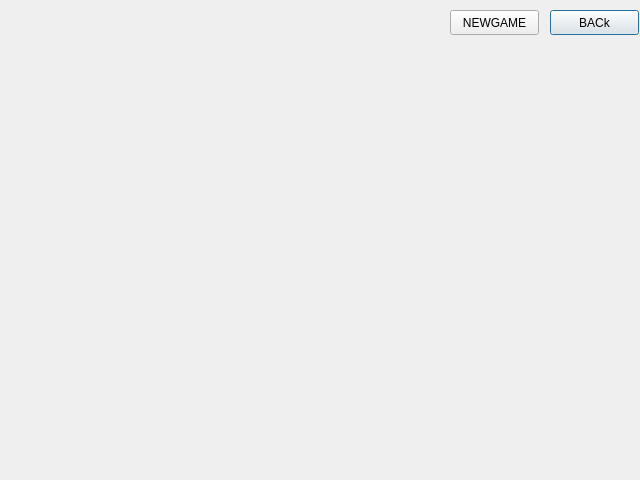
<?xml version="1.0" encoding="UTF-8"?>
<ui version="4.0">
 <class>Game</class>
 <widget class="QDialog" name="Game">
  <property name="geometry">
   <rect>
    <x>0</x>
    <y>0</y>
    <width>640</width>
    <height>480</height>
   </rect>
  </property>
  <property name="windowTitle">
   <string>Dialog</string>
  </property>
  <widget class="QWidget" name="deck1" native="true">
   <property name="geometry">
    <rect>
     <x>10</x>
     <y>10</y>
     <width>61</width>
     <height>91</height>
    </rect>
   </property>
  </widget>
  <widget class="QWidget" name="deck2" native="true">
   <property name="geometry">
    <rect>
     <x>90</x>
     <y>10</y>
     <width>61</width>
     <height>91</height>
    </rect>
   </property>
  </widget>
  <widget class="QWidget" name="deck4" native="true">
   <property name="geometry">
    <rect>
     <x>100</x>
     <y>10</y>
     <width>61</width>
     <height>91</height>
    </rect>
   </property>
  </widget>
  <widget class="QWidget" name="deck3" native="true">
   <property name="geometry">
    <rect>
     <x>110</x>
     <y>10</y>
     <width>61</width>
     <height>91</height>
    </rect>
   </property>
  </widget>
  <widget class="QWidget" name="dia" native="true">
   <property name="geometry">
    <rect>
     <x>380</x>
     <y>40</y>
     <width>61</width>
     <height>91</height>
    </rect>
   </property>
  </widget>
  <widget class="QWidget" name="clob" native="true">
   <property name="geometry">
    <rect>
     <x>450</x>
     <y>40</y>
     <width>61</width>
     <height>91</height>
    </rect>
   </property>
  </widget>
  <widget class="QWidget" name="sp" native="true">
   <property name="geometry">
    <rect>
     <x>520</x>
     <y>40</y>
     <width>61</width>
     <height>91</height>
    </rect>
   </property>
  </widget>
  <widget class="QWidget" name="hart" native="true">
   <property name="geometry">
    <rect>
     <x>310</x>
     <y>40</y>
     <width>61</width>
     <height>91</height>
    </rect>
   </property>
  </widget>
  <widget class="QWidget" name="deck5" native="true">
   <property name="geometry">
    <rect>
     <x>30</x>
     <y>170</y>
     <width>61</width>
     <height>91</height>
    </rect>
   </property>
  </widget>
  <widget class="QWidget" name="deck6" native="true">
   <property name="geometry">
    <rect>
     <x>100</x>
     <y>170</y>
     <width>61</width>
     <height>91</height>
    </rect>
   </property>
  </widget>
  <widget class="QWidget" name="deck8" native="true">
   <property name="geometry">
    <rect>
     <x>170</x>
     <y>170</y>
     <width>61</width>
     <height>91</height>
    </rect>
   </property>
  </widget>
  <widget class="QWidget" name="deck11" native="true">
   <property name="geometry">
    <rect>
     <x>240</x>
     <y>170</y>
     <width>61</width>
     <height>91</height>
    </rect>
   </property>
  </widget>
  <widget class="QWidget" name="deck15" native="true">
   <property name="geometry">
    <rect>
     <x>310</x>
     <y>170</y>
     <width>61</width>
     <height>91</height>
    </rect>
   </property>
  </widget>
  <widget class="QWidget" name="deck20" native="true">
   <property name="geometry">
    <rect>
     <x>380</x>
     <y>170</y>
     <width>61</width>
     <height>91</height>
    </rect>
   </property>
  </widget>
  <widget class="QWidget" name="deck26" native="true">
   <property name="geometry">
    <rect>
     <x>450</x>
     <y>170</y>
     <width>61</width>
     <height>91</height>
    </rect>
   </property>
  </widget>
  <widget class="QWidget" name="deck7" native="true">
   <property name="geometry">
    <rect>
     <x>100</x>
     <y>190</y>
     <width>61</width>
     <height>91</height>
    </rect>
   </property>
  </widget>
  <widget class="QLabel" name="BackGround">
   <property name="geometry">
    <rect>
     <x>0</x>
     <y>0</y>
     <width>641</width>
     <height>481</height>
    </rect>
   </property>
   <property name="text">
    <string/>
   </property>
   <property name="pixmap">
    <pixmap>../../CARD_PNG/green.jpeg</pixmap>
   </property>
   <property name="scaledContents">
    <bool>true</bool>
   </property>
  </widget>
  <widget class="QWidget" name="deck9" native="true">
   <property name="geometry">
    <rect>
     <x>170</x>
     <y>190</y>
     <width>61</width>
     <height>91</height>
    </rect>
   </property>
  </widget>
  <widget class="QWidget" name="deck10" native="true">
   <property name="geometry">
    <rect>
     <x>170</x>
     <y>210</y>
     <width>61</width>
     <height>91</height>
    </rect>
   </property>
  </widget>
  <widget class="QWidget" name="deck12" native="true">
   <property name="geometry">
    <rect>
     <x>240</x>
     <y>190</y>
     <width>61</width>
     <height>91</height>
    </rect>
   </property>
  </widget>
  <widget class="QWidget" name="deck13" native="true">
   <property name="geometry">
    <rect>
     <x>240</x>
     <y>210</y>
     <width>61</width>
     <height>91</height>
    </rect>
   </property>
  </widget>
  <widget class="QWidget" name="deck14" native="true">
   <property name="geometry">
    <rect>
     <x>240</x>
     <y>230</y>
     <width>61</width>
     <height>91</height>
    </rect>
   </property>
  </widget>
  <widget class="QWidget" name="deck16" native="true">
   <property name="geometry">
    <rect>
     <x>310</x>
     <y>190</y>
     <width>61</width>
     <height>91</height>
    </rect>
   </property>
  </widget>
  <widget class="QWidget" name="deck17" native="true">
   <property name="geometry">
    <rect>
     <x>310</x>
     <y>210</y>
     <width>61</width>
     <height>91</height>
    </rect>
   </property>
  </widget>
  <widget class="QWidget" name="deck18" native="true">
   <property name="geometry">
    <rect>
     <x>310</x>
     <y>230</y>
     <width>61</width>
     <height>91</height>
    </rect>
   </property>
  </widget>
  <widget class="QWidget" name="deck19" native="true">
   <property name="geometry">
    <rect>
     <x>310</x>
     <y>250</y>
     <width>61</width>
     <height>91</height>
    </rect>
   </property>
  </widget>
  <widget class="QWidget" name="deck21" native="true">
   <property name="geometry">
    <rect>
     <x>380</x>
     <y>190</y>
     <width>61</width>
     <height>91</height>
    </rect>
   </property>
  </widget>
  <widget class="QWidget" name="deck22" native="true">
   <property name="geometry">
    <rect>
     <x>380</x>
     <y>210</y>
     <width>61</width>
     <height>91</height>
    </rect>
   </property>
  </widget>
  <widget class="QWidget" name="deck23" native="true">
   <property name="geometry">
    <rect>
     <x>380</x>
     <y>230</y>
     <width>61</width>
     <height>91</height>
    </rect>
   </property>
  </widget>
  <widget class="QWidget" name="deck24" native="true">
   <property name="geometry">
    <rect>
     <x>380</x>
     <y>250</y>
     <width>61</width>
     <height>91</height>
    </rect>
   </property>
  </widget>
  <widget class="QWidget" name="deck25" native="true">
   <property name="geometry">
    <rect>
     <x>380</x>
     <y>280</y>
     <width>61</width>
     <height>91</height>
    </rect>
   </property>
  </widget>
  <widget class="QWidget" name="deck27" native="true">
   <property name="geometry">
    <rect>
     <x>450</x>
     <y>190</y>
     <width>61</width>
     <height>91</height>
    </rect>
   </property>
  </widget>
  <widget class="QWidget" name="deck28" native="true">
   <property name="geometry">
    <rect>
     <x>450</x>
     <y>210</y>
     <width>61</width>
     <height>91</height>
    </rect>
   </property>
  </widget>
  <widget class="QWidget" name="deck29" native="true">
   <property name="geometry">
    <rect>
     <x>450</x>
     <y>230</y>
     <width>61</width>
     <height>91</height>
    </rect>
   </property>
  </widget>
  <widget class="QWidget" name="deck30" native="true">
   <property name="geometry">
    <rect>
     <x>450</x>
     <y>250</y>
     <width>61</width>
     <height>91</height>
    </rect>
   </property>
  </widget>
  <widget class="QWidget" name="deck31" native="true">
   <property name="geometry">
    <rect>
     <x>450</x>
     <y>280</y>
     <width>61</width>
     <height>91</height>
    </rect>
   </property>
  </widget>
  <widget class="QWidget" name="deck32" native="true">
   <property name="geometry">
    <rect>
     <x>450</x>
     <y>300</y>
     <width>61</width>
     <height>91</height>
    </rect>
   </property>
  </widget>
  <widget class="QPushButton" name="back">
   <property name="geometry">
    <rect>
     <x>550</x>
     <y>10</y>
     <width>89</width>
     <height>25</height>
    </rect>
   </property>
   <property name="text">
    <string>BACk</string>
   </property>
  </widget>
  <widget class="QPushButton" name="newgame">
   <property name="geometry">
    <rect>
     <x>450</x>
     <y>10</y>
     <width>89</width>
     <height>25</height>
    </rect>
   </property>
   <property name="text">
    <string>NEWGAME</string>
   </property>
  </widget>
  <zorder>BackGround</zorder>
  <zorder>deck1</zorder>
  <zorder>deck2</zorder>
  <zorder>deck4</zorder>
  <zorder>deck3</zorder>
  <zorder>dia</zorder>
  <zorder>clob</zorder>
  <zorder>sp</zorder>
  <zorder>hart</zorder>
  <zorder>deck5</zorder>
  <zorder>deck6</zorder>
  <zorder>deck8</zorder>
  <zorder>deck11</zorder>
  <zorder>deck15</zorder>
  <zorder>deck20</zorder>
  <zorder>deck26</zorder>
  <zorder>deck7</zorder>
  <zorder>deck9</zorder>
  <zorder>deck10</zorder>
  <zorder>deck12</zorder>
  <zorder>deck13</zorder>
  <zorder>deck14</zorder>
  <zorder>deck16</zorder>
  <zorder>deck17</zorder>
  <zorder>deck18</zorder>
  <zorder>deck19</zorder>
  <zorder>deck21</zorder>
  <zorder>deck22</zorder>
  <zorder>deck23</zorder>
  <zorder>deck24</zorder>
  <zorder>deck25</zorder>
  <zorder>deck27</zorder>
  <zorder>deck28</zorder>
  <zorder>deck29</zorder>
  <zorder>deck30</zorder>
  <zorder>deck31</zorder>
  <zorder>deck32</zorder>
  <zorder>back</zorder>
  <zorder>newgame</zorder>
 </widget>
 <resources/>
 <connections/>
</ui>
